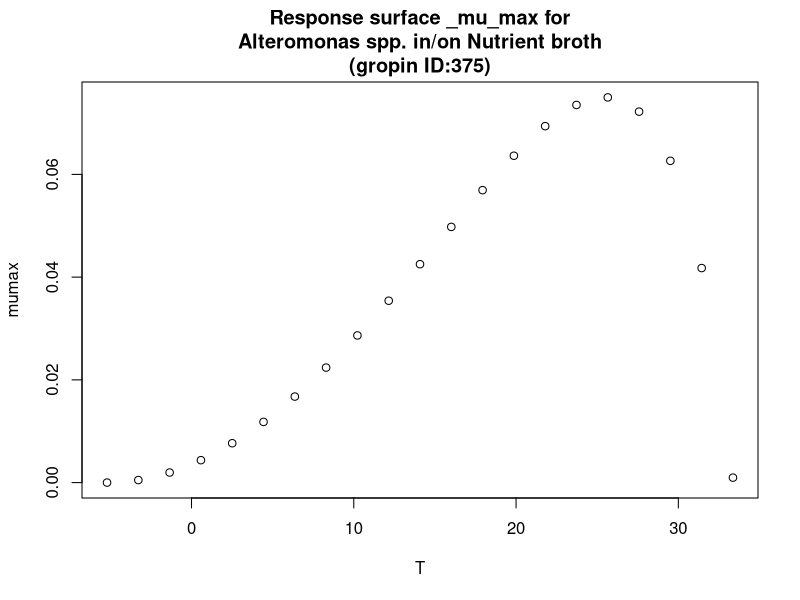

The R source for this figure:
#############################
# start of Parameter script
#############################
T <- seq(-5.2052,33.3666333666334,length.out=21)
#############################
# end of Parameter script
#############################
############################# 
# start of Model script Gropin ID 375 
#############################
 
# constant coefficients for this model
 
variables <- data.frame(T)
argumentsPar <- unique.data.frame(expand.grid(variables))
 
# heart of the model
response_surface <- function(T) {
   mumax <-(7.5*(10^-2)*(T-33.4)*((T+5.2)^2))/((25.5+5.2)*((25.5+5.2)*(T-25.5)-(25.5-33.4)*(25.5-5.2-2*T)))

	return(mumax=mumax)
} 

# output parameters
responseSurface <- cbind(argumentsPar,response_surface(argumentsPar['T']))
colnames(responseSurface) <- c(colnames(argumentsPar),'mumax')
#############################
# End of Model script
#############################
############################# 
# start of Visualisation script Gropin ID 375 
#############################
titleText <-'Response surface _mu_max for
Alteromonas spp. in/on Nutrient broth
(gropin ID:375)'
plot(T,responseSurface$'mumax',xlab='T',
                          ylab='mumax',main=titleText)
#############################
# End of Visualisation script
#############################
